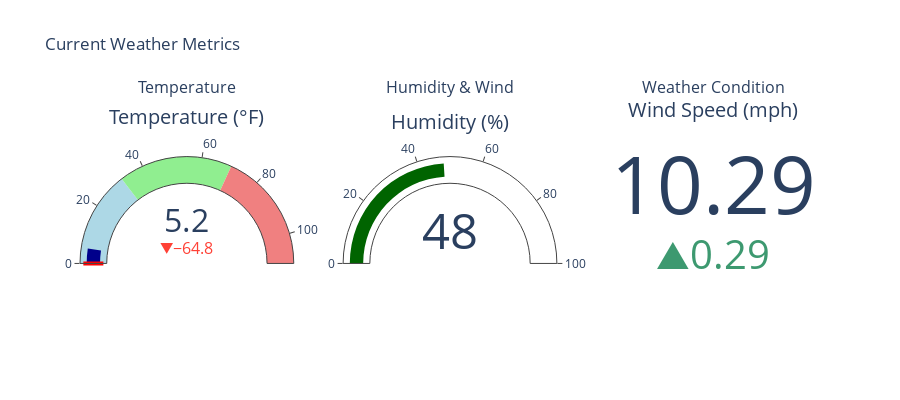

Write notebook code for a chart like this one.
### Markdown cell above
## 8. Weather Analysis

### Code cell
# Extract weather information
weather_data = {
    'Temperature (°F)': weather['main']['temp'],
    'Feels Like (°F)': weather['main']['feels_like'],
    'Humidity (%)': weather['main']['humidity'],
    'Pressure (hPa)': weather['main']['pressure'],
    'Wind Speed (mph)': weather['wind']['speed'],
    'Cloudiness (%)': weather['clouds']['all'],
    'Weather Condition': weather['weather'][0]['main'],
    'Description': weather['weather'][0]['description'],
    'Visibility (m)': weather.get('visibility', 'N/A')
}

print("🌤️ Current Weather Conditions in NYC:")
print("=" * 50)
for key, value in weather_data.items():
    print(f"{key}: {value}")

# Create weather visualization
fig = make_subplots(
    rows=1, cols=3,
    subplot_titles=('Temperature', 'Humidity & Wind', 'Weather Condition'),
    specs=[[{'type': 'indicator'}, {'type': 'indicator'}, {'type': 'indicator'}]]
)

# Temperature gauge
fig.add_trace(go.Indicator(
    mode="gauge+number+delta",
    value=weather_data['Temperature (°F)'],
    domain={'x': [0, 1], 'y': [0, 1]},
    title={'text': "Temperature (°F)"},
    delta={'reference': 70},
    gauge={
        'axis': {'range': [None, 110]},
        'bar': {'color': "darkblue"},
        'steps': [
            {'range': [0, 32], 'color': "lightblue"},
            {'range': [32, 70], 'color': "lightgreen"},
            {'range': [70, 110], 'color': "lightcoral"}],
        'threshold': {
            'line': {'color': "red", 'width': 4},
            'thickness': 0.75,
            'value': weather_data['Feels Like (°F)']}
    }
), row=1, col=1)

# Humidity gauge
fig.add_trace(go.Indicator(
    mode="gauge+number",
    value=weather_data['Humidity (%)'],
    title={'text': "Humidity (%)"},
    gauge={
        'axis': {'range': [0, 100]},
        'bar': {'color': "darkgreen"}}
), row=1, col=2)

# Wind speed indicator
fig.add_trace(go.Indicator(
    mode="number+delta",
    value=weather_data['Wind Speed (mph)'],
    title={'text': "Wind Speed (mph)"},
    delta={'reference': 10}
), row=1, col=3)

fig.update_layout(height=400, title_text="Current Weather Metrics")
fig.show()

### Figure 1 — Plotly figure (JSON) as saved in the notebook; plotly's stock layout.template omitted (floating-point values rounded to 4 significant figures)
{"data": [{"delta": {"reference": 70}, "domain": {"x": [0, 0.2889], "y": [0, 1]}, "gauge": {"axis": {"range": [null, 110]}, "bar": {"color": "darkblue"}, "steps": [{"color": "lightblue", "range": [0, 32]}, {"color": "lightgreen", "range": [32, 70]}, {"color": "lightcoral", "range": [70, 110]}], "threshold": {"line": {"color": "red", "width": 4}, "thickness": 0.75, "value": -0.19}}, "mode": "gauge+number+delta", "title": {"text": "Temperature (°F)"}, "type": "indicator", "value": 5.22}, {"domain": {"x": [0.3556, 0.6444], "y": [0, 1]}, "gauge": {"axis": {"range": [0, 100]}, "bar": {"color": "darkgreen"}}, "mode": "gauge+number", "title": {"text": "Humidity (%)"}, "type": "indicator", "value": 48}, {"delta": {"reference": 10}, "domain": {"x": [0.7111, 1], "y": [0, 1]}, "mode": "number+delta", "title": {"text": "Wind Speed (mph)"}, "type": "indicator", "value": 10.29}], "layout": {"annotations": [{"font": {"size": 16}, "showarrow": false, "text": "Temperature", "x": 0.1444, "xanchor": "center", "xref": "paper", "y": 1, "yanchor": "bottom", "yref": "paper"}, {"font": {"size": 16}, "showarrow": false, "text": "Humidity & Wind", "x": 0.5, "xanchor": "center", "xref": "paper", "y": 1, "yanchor": "bottom", "yref": "paper"}, {"font": {"size": 16}, "showarrow": false, "text": "Weather Condition", "x": 0.8556, "xanchor": "center", "xref": "paper", "y": 1, "yanchor": "bottom", "yref": "paper"}], "height": 400, "title": {"text": "Current Weather Metrics"}}}
